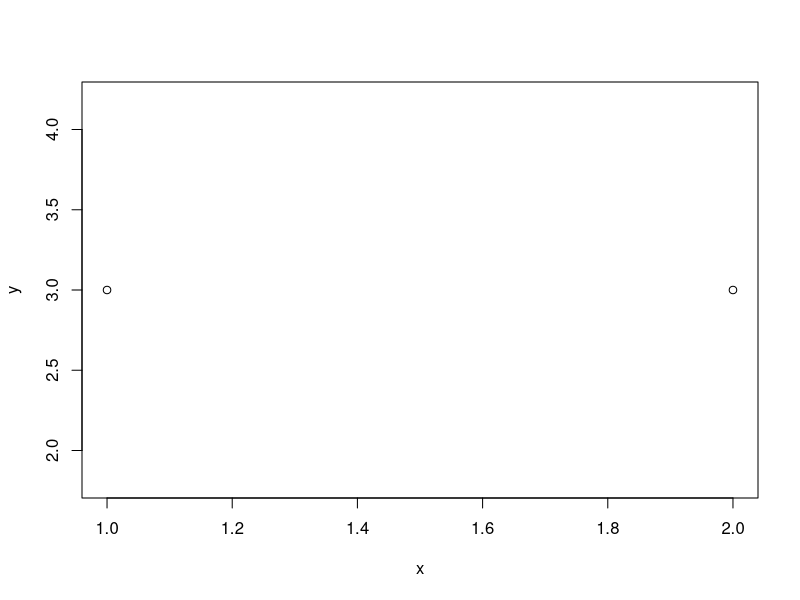
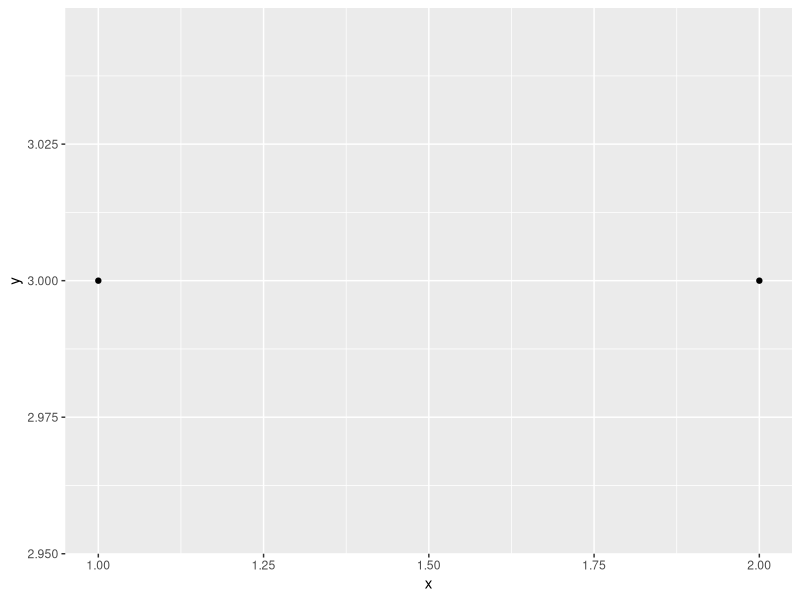
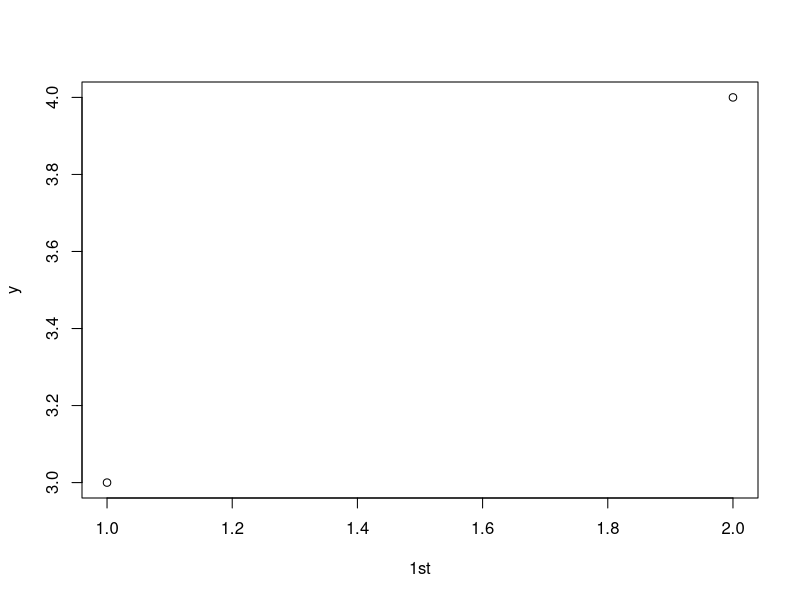
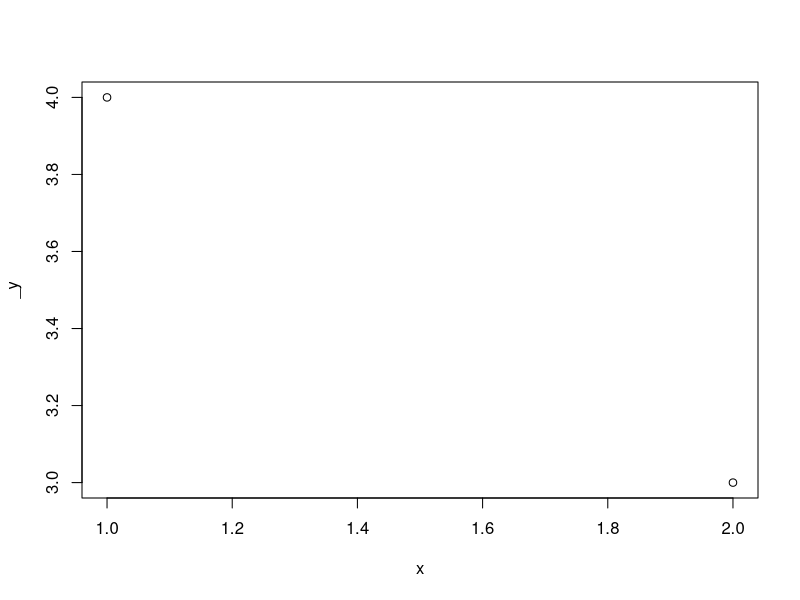

Write R code to recreate these figures, in order.
library(ggplot2)
draw <- function(df, ns) {
    colnames(df) <- ns
    print(df)
    plot(df)
    try({g <- ggplot(df, aes_string(x=colnames(df)[1], y=colnames(df)[2]))
        g <- g + geom_point()
        plot(g)})
}

draw(data.frame(a=c(1,2), b=c(3,3)), c('x','y'))
draw(data.frame(a=c(1,2), b=c(3,4)), c('1st','y'))
draw(data.frame(a=c(1,2), b=c(4,3)), c('x','_y'))

n <- 10
df <- data.frame(y=rep(0,n), a=rep(1,n), b=rep(2,n), c=c(rep('a', 3), rep('b', n - 3)))
colnames(df) <- c('Y','1x','x2','_x3')
model <- model.matrix(as.formula('Y ~ .'), data=df)
colnames(model)
